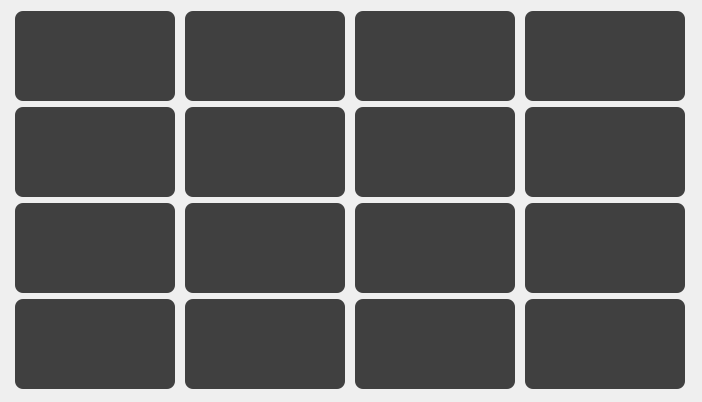
            <widget class="QWidget" name="scrollAreaWidgetContents_god01">
             <property name="geometry">
              <rect>
               <x>0</x>
               <y>0</y>
               <width>702</width>
               <height>402</height>
              </rect>
             </property>
             <layout class="QGridLayout" name="gridLayout_4">
              <item row="0" column="0">
               <widget class="QFrame" name="effect_web01_62">
                <property name="sizePolicy">
                 <sizepolicy hsizetype="Fixed" vsizetype="Fixed">
                  <horstretch>0</horstretch>
                  <verstretch>0</verstretch>
                 </sizepolicy>
                </property>
                <property name="minimumSize">
                 <size>
                  <width>160</width>
                  <height>90</height>
                 </size>
                </property>
                <property name="styleSheet">
                 <string notr="true">background-color: #404040; border-radius: 8px;</string>
                </property>
                <property name="frameShape">
                 <enum>QFrame::Shape::StyledPanel</enum>
                </property>
                <property name="frameShadow">
                 <enum>QFrame::Shadow::Raised</enum>
                </property>
               </widget>
              </item>
              <item row="0" column="1">
               <widget class="QFrame" name="effect_web01_65">
                <property name="sizePolicy">
                 <sizepolicy hsizetype="Fixed" vsizetype="Fixed">
                  <horstretch>0</horstretch>
                  <verstretch>0</verstretch>
                 </sizepolicy>
                </property>
                <property name="minimumSize">
                 <size>
                  <width>160</width>
                  <height>90</height>
                 </size>
                </property>
                <property name="styleSheet">
                 <string notr="true">background-color: #404040; border-radius: 8px;</string>
                </property>
                <property name="frameShape">
                 <enum>QFrame::Shape::StyledPanel</enum>
                </property>
                <property name="frameShadow">
                 <enum>QFrame::Shadow::Raised</enum>
                </property>
               </widget>
              </item>
              <item row="0" column="2">
               <widget class="QFrame" name="effect_web01_68">
                <property name="sizePolicy">
                 <sizepolicy hsizetype="Fixed" vsizetype="Fixed">
                  <horstretch>0</horstretch>
                  <verstretch>0</verstretch>
                 </sizepolicy>
                </property>
                <property name="minimumSize">
                 <size>
                  <width>160</width>
                  <height>90</height>
                 </size>
                </property>
                <property name="styleSheet">
                 <string notr="true">background-color: #404040; border-radius: 8px;</string>
                </property>
                <property name="frameShape">
                 <enum>QFrame::Shape::StyledPanel</enum>
                </property>
                <property name="frameShadow">
                 <enum>QFrame::Shadow::Raised</enum>
                </property>
               </widget>
              </item>
              <item row="0" column="3">
               <widget class="QFrame" name="effect_web01_71">
                <property name="sizePolicy">
                 <sizepolicy hsizetype="Fixed" vsizetype="Fixed">
                  <horstretch>0</horstretch>
                  <verstretch>0</verstretch>
                 </sizepolicy>
                </property>
                <property name="minimumSize">
                 <size>
                  <width>160</width>
                  <height>90</height>
                 </size>
                </property>
                <property name="styleSheet">
                 <string notr="true">background-color: #404040; border-radius: 8px;</string>
                </property>
                <property name="frameShape">
                 <enum>QFrame::Shape::StyledPanel</enum>
                </property>
                <property name="frameShadow">
                 <enum>QFrame::Shadow::Raised</enum>
                </property>
               </widget>
              </item>
              <item row="1" column="0">
               <widget class="QFrame" name="effect_web01_67">
                <property name="sizePolicy">
                 <sizepolicy hsizetype="Fixed" vsizetype="Fixed">
                  <horstretch>0</horstretch>
                  <verstretch>0</verstretch>
                 </sizepolicy>
                </property>
                <property name="minimumSize">
                 <size>
                  <width>160</width>
                  <height>90</height>
                 </size>
                </property>
                <property name="styleSheet">
                 <string notr="true">background-color: #404040; border-radius: 8px;</string>
                </property>
                <property name="frameShape">
                 <enum>QFrame::Shape::StyledPanel</enum>
                </property>
                <property name="frameShadow">
                 <enum>QFrame::Shadow::Raised</enum>
                </property>
               </widget>
              </item>
              <item row="1" column="1">
               <widget class="QFrame" name="effect_web01_75">
                <property name="sizePolicy">
                 <sizepolicy hsizetype="Fixed" vsizetype="Fixed">
                  <horstretch>0</horstretch>
                  <verstretch>0</verstretch>
                 </sizepolicy>
                </property>
                <property name="minimumSize">
                 <size>
                  <width>160</width>
                  <height>90</height>
                 </size>
                </property>
                <property name="styleSheet">
                 <string notr="true">background-color: #404040; border-radius: 8px;</string>
                </property>
                <property name="frameShape">
                 <enum>QFrame::Shape::StyledPanel</enum>
                </property>
                <property name="frameShadow">
                 <enum>QFrame::Shadow::Raised</enum>
                </property>
               </widget>
              </item>
              <item row="1" column="2">
               <widget class="QFrame" name="effect_web01_61">
                <property name="sizePolicy">
                 <sizepolicy hsizetype="Fixed" vsizetype="Fixed">
                  <horstretch>0</horstretch>
                  <verstretch>0</verstretch>
                 </sizepolicy>
                </property>
                <property name="minimumSize">
                 <size>
                  <width>160</width>
                  <height>90</height>
                 </size>
                </property>
                <property name="styleSheet">
                 <string notr="true">background-color: #404040; border-radius: 8px;</string>
                </property>
                <property name="frameShape">
                 <enum>QFrame::Shape::StyledPanel</enum>
                </property>
                <property name="frameShadow">
                 <enum>QFrame::Shadow::Raised</enum>
                </property>
               </widget>
              </item>
              <item row="1" column="3">
               <widget class="QFrame" name="effect_web01_70">
                <property name="sizePolicy">
                 <sizepolicy hsizetype="Fixed" vsizetype="Fixed">
                  <horstretch>0</horstretch>
                  <verstretch>0</verstretch>
                 </sizepolicy>
                </property>
                <property name="minimumSize">
                 <size>
                  <width>160</width>
                  <height>90</height>
                 </size>
                </property>
                <property name="styleSheet">
                 <string notr="true">background-color: #404040; border-radius: 8px;</string>
                </property>
                <property name="frameShape">
                 <enum>QFrame::Shape::StyledPanel</enum>
                </property>
                <property name="frameShadow">
                 <enum>QFrame::Shadow::Raised</enum>
                </property>
               </widget>
              </item>
              <item row="2" column="0">
               <widget class="QFrame" name="effect_web01_73">
                <property name="sizePolicy">
                 <sizepolicy hsizetype="Fixed" vsizetype="Fixed">
                  <horstretch>0</horstretch>
                  <verstretch>0</verstretch>
                 </sizepolicy>
                </property>
                <property name="minimumSize">
                 <size>
                  <width>160</width>
                  <height>90</height>
                 </size>
                </property>
                <property name="styleSheet">
                 <string notr="true">background-color: #404040; border-radius: 8px;</string>
                </property>
                <property name="frameShape">
                 <enum>QFrame::Shape::StyledPanel</enum>
                </property>
                <property name="frameShadow">
                 <enum>QFrame::Shadow::Raised</enum>
                </property>
               </widget>
              </item>
              <item row="2" column="1">
               <widget class="QFrame" name="effect_web01_63">
                <property name="sizePolicy">
                 <sizepolicy hsizetype="Fixed" vsizetype="Fixed">
                  <horstretch>0</horstretch>
                  <verstretch>0</verstretch>
                 </sizepolicy>
                </property>
                <property name="minimumSize">
                 <size>
                  <width>160</width>
                  <height>90</height>
                 </size>
                </property>
                <property name="styleSheet">
                 <string notr="true">background-color: #404040; border-radius: 8px;</string>
                </property>
                <property name="frameShape">
                 <enum>QFrame::Shape::StyledPanel</enum>
                </property>
                <property name="frameShadow">
                 <enum>QFrame::Shadow::Raised</enum>
                </property>
               </widget>
              </item>
              <item row="2" column="2">
               <widget class="QFrame" name="effect_web01_64">
                <property name="sizePolicy">
                 <sizepolicy hsizetype="Fixed" vsizetype="Fixed">
                  <horstretch>0</horstretch>
                  <verstretch>0</verstretch>
                 </sizepolicy>
                </property>
                <property name="minimumSize">
                 <size>
                  <width>160</width>
                  <height>90</height>
                 </size>
                </property>
                <property name="styleSheet">
                 <string notr="true">background-color: #404040; border-radius: 8px;</string>
                </property>
                <property name="frameShape">
                 <enum>QFrame::Shape::StyledPanel</enum>
                </property>
                <property name="frameShadow">
                 <enum>QFrame::Shadow::Raised</enum>
                </property>
               </widget>
              </item>
              <item row="2" column="3">
               <widget class="QFrame" name="effect_web01_76">
                <property name="sizePolicy">
                 <sizepolicy hsizetype="Fixed" vsizetype="Fixed">
                  <horstretch>0</horstretch>
                  <verstretch>0</verstretch>
                 </sizepolicy>
                </property>
                <property name="minimumSize">
                 <size>
                  <width>160</width>
                  <height>90</height>
                 </size>
                </property>
                <property name="styleSheet">
                 <string notr="true">background-color: #404040; border-radius: 8px;</string>
                </property>
                <property name="frameShape">
                 <enum>QFrame::Shape::StyledPanel</enum>
                </property>
                <property name="frameShadow">
                 <enum>QFrame::Shadow::Raised</enum>
                </property>
               </widget>
              </item>
              <item row="3" column="0">
               <widget class="QFrame" name="effect_web01_69">
                <property name="sizePolicy">
                 <sizepolicy hsizetype="Fixed" vsizetype="Fixed">
                  <horstretch>0</horstretch>
                  <verstretch>0</verstretch>
                 </sizepolicy>
                </property>
                <property name="minimumSize">
                 <size>
                  <width>160</width>
                  <height>90</height>
                 </size>
                </property>
                <property name="styleSheet">
                 <string notr="true">background-color: #404040; border-radius: 8px;</string>
                </property>
                <property name="frameShape">
                 <enum>QFrame::Shape::StyledPanel</enum>
                </property>
                <property name="frameShadow">
                 <enum>QFrame::Shadow::Raised</enum>
                </property>
               </widget>
              </item>
              <item row="3" column="1">
               <widget class="QFrame" name="effect_web01_72">
                <property name="sizePolicy">
                 <sizepolicy hsizetype="Fixed" vsizetype="Fixed">
                  <horstretch>0</horstretch>
                  <verstretch>0</verstretch>
                 </sizepolicy>
                </property>
                <property name="minimumSize">
                 <size>
                  <width>160</width>
                  <height>90</height>
                 </size>
                </property>
                <property name="styleSheet">
                 <string notr="true">background-color: #404040; border-radius: 8px;</string>
                </property>
                <property name="frameShape">
                 <enum>QFrame::Shape::StyledPanel</enum>
                </property>
                <property name="frameShadow">
                 <enum>QFrame::Shadow::Raised</enum>
                </property>
               </widget>
              </item>
              <item row="3" column="2">
               <widget class="QFrame" name="effect_web01_74">
                <property name="sizePolicy">
                 <sizepolicy hsizetype="Fixed" vsizetype="Fixed">
                  <horstretch>0</horstretch>
                  <verstretch>0</verstretch>
                 </sizepolicy>
                </property>
                <property name="minimumSize">
                 <size>
                  <width>160</width>
                  <height>90</height>
                 </size>
                </property>
                <property name="styleSheet">
                 <string notr="true">background-color: #404040; border-radius: 8px;</string>
                </property>
                <property name="frameShape">
                 <enum>QFrame::Shape::StyledPanel</enum>
                </property>
                <property name="frameShadow">
                 <enum>QFrame::Shadow::Raised</enum>
                </property>
               </widget>
              </item>
              <item row="3" column="3">
               <widget class="QFrame" name="effect_web01_66">
                <property name="sizePolicy">
                 <sizepolicy hsizetype="Fixed" vsizetype="Fixed">
                  <horstretch>0</horstretch>
                  <verstretch>0</verstretch>
                 </sizepolicy>
                </property>
                <property name="minimumSize">
                 <size>
                  <width>160</width>
                  <height>90</height>
                 </size>
                </property>
                <property name="styleSheet">
                 <string notr="true">background-color: #404040; border-radius: 8px;</string>
                </property>
                <property name="frameShape">
                 <enum>QFrame::Shape::StyledPanel</enum>
                </property>
                <property name="frameShadow">
                 <enum>QFrame::Shadow::Raised</enum>
                </property>
               </widget>
              </item>
              <item row="4" column="0">
               <spacer name="verticalSpacer_web01_grid_5">
                <property name="orientation">
                 <enum>Qt::Vertical</enum>
                </property>
                <property name="sizeHint" stdset="0">
                 <size>
                  <width>20</width>
                  <height>40</height>
                 </size>
                </property>
               </spacer>
              </item>
             </layout>
            </widget>
